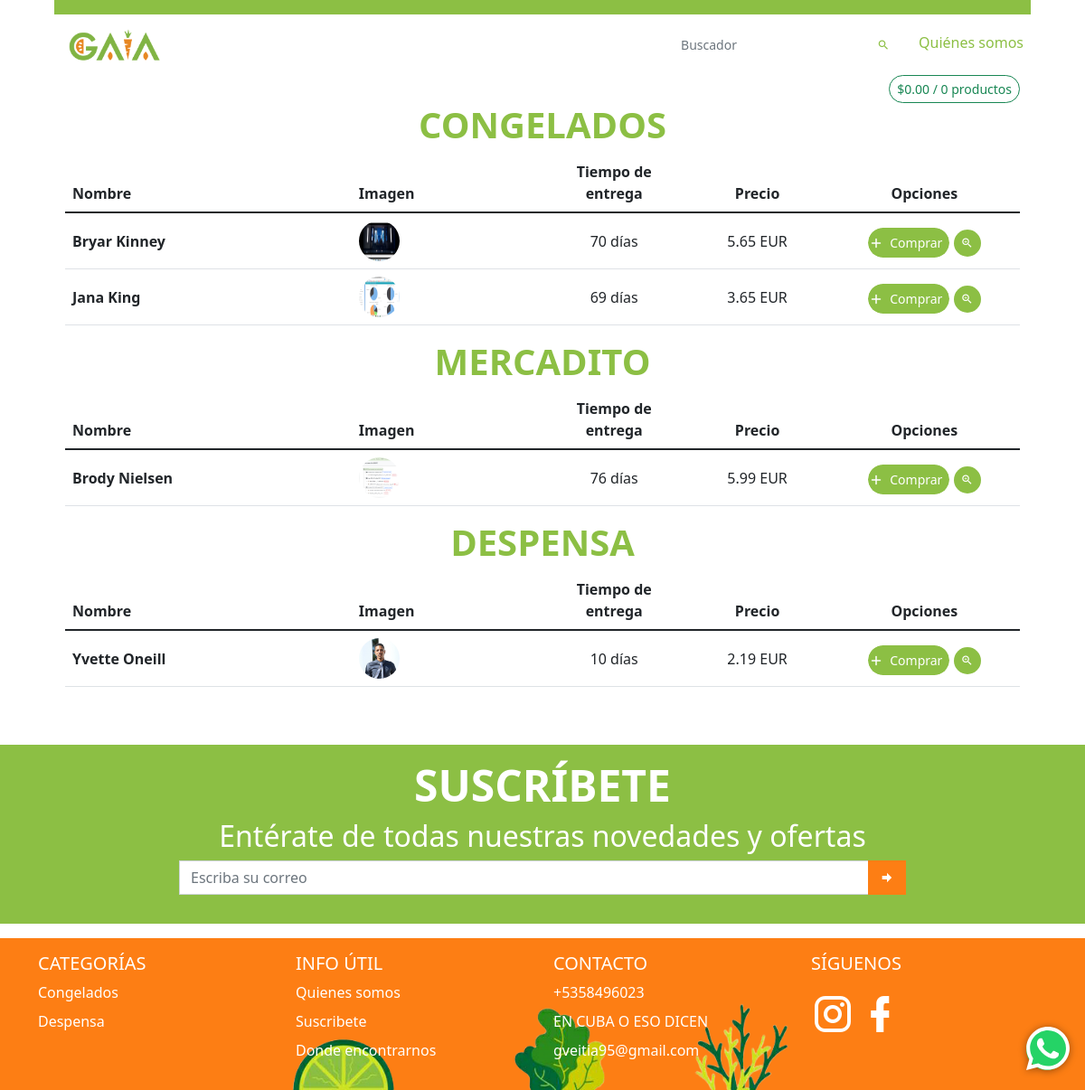
/catalogo/Euro/, run on the app's committed database.
### app_main/models.py (models this page shows, shortened)
class GeneralData(models.Model):
    logo = models.ImageField(upload_to='datos_generales/logo', verbose_name='Logo')
    img_principal = models.ImageField(upload_to='datos_generales/img_principal', verbose_name='Imagen Principal')
    enterprise_name = models.CharField(max_length=100, verbose_name='Nombre de la empresa')
    enterprise_address = models.CharField(max_length=100, verbose_name='Dirección de la empresa', null=True, blank=True)
    taza_cambio = models.FloatField('Taza de cambio', validators=[MinValueValidator(0, 'Debe ser mayor que cero')],
                                    help_text='Valor del Euro en CUP')
    email = models.EmailField('Correo', unique=True,
                              error_messages={'unique': 'Este correo ya existe'})
    phone_number = models.CharField(validators=[phone_regex], max_length=17, unique=True, error_messages={
        'unique': 'Ya este teléfono está registrado'
    }, verbose_name='Celular', null=True, blank=True)
    facebook = models.URLField(verbose_name='Link de Facebook', null=True, blank=True)
    instagram = models.URLField(verbose_name='Link de Instagram', null=True, blank=True)
    def logo_tag(self):
        if self.logo:
            return mark_safe(f'<img src="{self.logo.url}" class="agrandar" width="45" height="45" />')
        return mark_safe(f'<img src="{STATIC_URL}img/empty.png" class="agrandar" width="45" height="45" />')
    logo_tag.short_description = 'Logo'
    def logo_link(self):
        return mark_safe(f'<a href="{self.logo.url}"> {self.logo_tag()}</a>')
    logo_link.short_description = 'Logo'
    def img_principal_tag(self):
        if self.logo:
            return mark_safe(f'<img src="{self.img_principal.url}" class="agrandar" height="45" />')
        return mark_safe(f'<img src="{STATIC_URL}img/empty.png" class="agrandar" width="45" height="45" />')
    img_principal_tag.short_description = 'Img principal'
    def img_principal_link(self):
        return mark_safe(f'<a href="{self.img_principal.url}"> {self.img_principal_tag()}</a>')
    img_principal_link.short_description = 'Img principal'
    class Meta:
        verbose_name = 'Datos Generales'
        verbose_name_plural = verbose_name

class Category(models.Model):
    name = models.CharField(max_length=100, verbose_name='Nombre')
    image = models.ImageField(upload_to='product/img', verbose_name='Imagen Principal', null=True)
    destacado = models.BooleanField('Destacada', default=False)
    class Meta:
        verbose_name = 'Categoría'
        verbose_name_plural = 'Categorías'
        ordering = ('name',)
    def __str__(self):
        return self.name
    @property
    def get_prods_count(self):
        return self.product_set.count() if self.product_set.exists() else 0
    def img_link(self):
        if self.image:
            return mark_safe(
                f'<a href="{self.image.url}"><img src="{self.image.url}" class="agrandar mb-2 mr-2" '
                f'width="40" height="40" /></a>')
        return mark_safe(
            f'<a href="{STATIC_URL}img/empty.png"><img src="{STATIC_URL}img/empty.png" class="agrandar mb-2 mr-2" '
            f'width="40" height="40" /></a>')
    img_link.short_description = 'Imagen'

class Product(models.Model):
    category = models.ForeignKey(Category, on_delete=models.CASCADE, verbose_name='Categoría')
    image = models.ImageField(upload_to='product/img', verbose_name='Imagen Principal', null=True)
    name = models.CharField(max_length=100, verbose_name='Nombre')
    price = models.DecimalField(max_digits=9, verbose_name='Precio', decimal_places=2, help_text='Poner en base a CUP')
    old_price = models.DecimalField(max_digits=9, verbose_name='Precio anterior', decimal_places=2, null=True,
                                    help_text='Este precio debería ser mayor al precio actual', blank=True)
    info = RichTextField(max_length=400, verbose_name='Información', null=True, blank=True)
    about = RichTextField(max_length=400, verbose_name='Sobre el producto', null=True, blank=True)
    is_active = models.BooleanField(default=True, verbose_name='Visible')
    is_important = models.BooleanField(default=True, verbose_name='Destacado')
    stock = models.IntegerField(verbose_name='Cantidad de inventario', default=1)
    date_updated = models.DateTimeField(auto_now=True, null=True, blank=True)
    sales = models.PositiveIntegerField(verbose_name='Ventas', default=0)
    delivery_time = models.PositiveSmallIntegerField('Tiempo de entrega (días)')
    moneda = models.CharField('Moneda', choices=(
        ('CUP', 'CUP'),
        ('Euro', 'Euro'),
        ('Ambas', 'Ambas'),
    ), default='CUP', max_length=200)
    class Meta:
        verbose_name = 'Producto'
        verbose_name_plural = 'Productos'
        ordering = ('category',)
    def info_tag(self):
        return mark_safe(self.info)
    def get_image(self):
        if self.image:
            return self.image.url
        return f'{STATIC_URL}img/empty.png'
    def img_link(self):
        if self.image:
            return mark_safe(
                f'<a href="{self.image.url}"><img src="{self.image.url}" class="agrandar mb-2 mr-2" '
                f'width="50" height="50" /></a>')
        return mark_safe(
            f'<a href="{STATIC_URL}img/empty.png"><img src="{STATIC_URL}img/empty.png" class="agrandar mb-2 mr-2" '
            f'width="50" height="50" /></a>')
    def has_old_price(self):
        return mark_safe(f'<img src="{STATIC_URL}admin/img/icon-yes.svg" alt="True">') if self.old_price else mark_safe(
            f'<img src="{STATIC_URL}admin/img/icon-no.svg" alt="False">')
    has_old_price.short_description = 'Tiene descuento'
    img_link.short_description = 'Vista previa'
    info_tag.short_description = 'Información'

class InfoUtil(models.Model):
    title = models.CharField('Título', max_length=100, null=True, blank=True)
    text = RichTextField("Contenido", null=True, blank=True)
    class Meta:
        verbose_name = 'Información útil'
        verbose_name_plural = 'Informaciones útiles'
    def text_tag(self):
        return mark_safe(self.text)
    text_tag.short_description = 'Texto'

### app_main/views.py (the view)
# urls.py: path('catalogo/Euro/', CatalogoEuroView.as_view(), name='catalogo-euro'),
class CatalogoEuroView(StartPageEuro):
    template_name = 'catalogo_euro.html'
    def get_context_data(self, *, object_list=None, **kwargs):
        context = super().get_context_data()
        context['title'] = 'Catálogo | Productos CUP'
        context['tipo_moneda'] = 'EUR'
        context['is_euro'] = True
        return context

### app_cart/cart.py (called while the page is built)
    def all(self, ):
        return list(self.session[settings.CART_SESSION_ID].values())

### app_cart/templatetags/cart_tag.py (called while the page is built)
@register.filter()
def dividir(value, arg):
    return float(value) / float(arg)

### app_main/views.py (called while the page is built)
    def get_queryset(self):
        qs = super().get_queryset()
        if self.request.GET.get('search'):
            qs = qs.filter(name__icontains=self.request.GET.get('search'))
            self.request.session['search'] = self.request.GET.get('search')
            self.request.session['active'] = '2'
        elif 'search' in self.request.session:
            del self.request.session['search']
            del self.request.session['active']
        self.request.session['index_url'] = str(reverse_lazy('index-cup'))
        return qs

    def dispatch(self, request, *args, **kwargs):
        return super().dispatch(request, *args, **kwargs)

### app_main/templates/catalogo_euro.html (shortened to what this page needs)
{% extends 'startpage.html' %}
{% load static %}
{% block navbar %}
    <nav class="navbar bg-semi-success"></nav>
    <nav class="navbar bg-white navbar-expand-sm">
        <ul class="navbar-nav">
            <li class="nav-item">
                <div class="nav-link">
                    <a href="{{ index_url }}"><img
                            src="{% if business.img_principal %} {{ business.img_principal.url }} {% else %} {% static logo %} {% endif %}"
                            class="ps-2" alt="gaia" height="35"></a>
                </div>
            </li>
        </ul>
        <ul class="navbar-nav ms-auto ">
            <li class="nav-item">
                <div class="nav-link">
                    <form action="">
                        <div class="input-group input-group-sm pe-2">
                            <input type="search" class="form-control border-0 ps-0 rounded-0"
                                   placeholder="Buscador" value="{{ search }}"
                                   aria-label="Example text with button addon"
                                   aria-describedby="button-addon1" name="search">
                            <button class="btn border-0" type="submit" id="button-addon1"><i
                                    class="mdi mdi-magnify text-semi-success"></i></button>
                        </div>
                    </form>
                </div>
            </li>
            <li class="nav-item">
                <a class="nav-link text-semi-success pe-2 text-end {% if active == 'project' %} active {% endif %}"
                   href="{% url 'info' %}">Quiénes somos</a>
            </li>
        </ul>
    </nav>
{% endblock %}
{% block content %}
    <div class="text-end">
        <button class="btn btn-outline-success btn-sm rounded-pill" type="button"
                data-bs-toggle="offcanvas"
                data-bs-target="#offcanvasRight" aria-controls="offcanvasRight" id="botoncito-verde">
            $0.00
            / {{ products_in_cart|length }} productos
        </button>
    </div>
    {% include 'table_products_euro.html' %}
{% endblock %}

### templates/table_products_euro.html (shortened to what this page needs)
{% load cart_tag %}
{% for category in all_categories %}
    <div class="table-responsive">
        <h1 class="text-center text-semi-success text-uppercase display-6 fw-bold user-select-none"
            id="category{{ category.id }}">{{ category }}</h1>
        <table class="table table-hover">
            <thead>
            <tr>
                <th scope="col">Nombre</th>
                <th scope="col">Imagen</th>
                <th class="text-center" scope="col">Tiempo de entrega</th>
                <th class="text-center" scope="col">Precio</th>
                <th class="text-center" scope="col">Opciones</th>
            </tr>
            </thead>
            <tbody class="table-group-divider">
            {% for product in object_list %}
                {% if product.category == category %}
                    <tr class="" style="vertical-align: middle">
                        <th scope="row" style="width: 30%">{{ product.name }}</th>
                        <td style="width: 20%"><img src="{{ product.get_image }}" alt="image" height="45" width="45"
                                                    class="rounded-pill">
                        </td>
                        <td class="text-center " style="width: 15%">{{ product.delivery_time }} días</td>
                        <td class="text-center"
                            style="width: 15%">{{ product.price |dividir:business.taza_cambio | floatformat:2 }} {{ tipo_moneda }}</td>
                        <td class="text-center" style="width: 20%">
                            <Button Class="Button add_to_cart mt-1 btn-success btn btn-success" name="{{ product.id }}">
                                <Span>Comprar</Span>
                            </Button>
                            <button type="button"
                                    class="btn btn-success mt-1 border-0 bg-semi-success btn-sm rounded-pill btn-table-ver"
                                    data-bs-toggle="modal" data-bs-target="#product_modal" name="{{ product.id }}">
                                <i class="mdi mdi-magnify-plus-outline"></i>
                            </button>
                        </td>
                    </tr>
                {% endif %}
            {% endfor %}
            </tbody>
        </table>
    </div>
{% endfor %}

### templates/footer.html (shortened to what this page needs)
{% load static %}
<footer class="bd-footer mt-5 bg-semi-success">
    <div class="mx-auto py-3 w-75 px-md-5 px-0">
        <h1 class="text-center text-white text-uppercase display-5 fw-bold user-select-none">suscríbete</h1>
        <h2 class="text-white text-center ">Entérate de todas nuestras novedades y ofertas</h2>
        <form action="" method="post" id="suscriptor-form">
            <div class="input-group mb-3">
                <input type="email" name="email" class="form-control rounded-0" placeholder="Escriba su correo"
                       aria-label="Recipient's username" required aria-describedby="button-addon2"
                       id="suscriptor-email">
                <button class="btn bg-orange rounded-0" type="submit" id="button-addon2"><i
                        class="mdi mdi-arrow-right-bold"></i>
                </button>
            </div>
        </form>
    </div>
</footer>
<footer class="bd-footer mt-3 bg-orange footer-2">
    <div class="container pt-3">
        <div class="row">
            <div class="col-6 col-md-3  mb-3">
                <h5>CATEGORÍAS</h5>
                <ul class="list-unstyled">
                    {% for category in categories %}
                        <li class="mb-2"><a href="{{ catalogo_url }}#category{{ category.id }}" class="text-decoration-none text-white">{{ category.name }}</a>
                        </li>
                    {% endfor %}
                </ul>
            </div>
            <div class="col-6 col-md-3  mb-3">
                <h5>INFO ÚTIL</h5>
                <ul class="list-unstyled">
                    {% for info in infoUtil_list %}
                        <li class="mb-2"><a href="{% url 'info' %}#{{ info.id }}" class="text-decoration-none text-white">{{ info.title }}</a></li>
                    {% endfor %}
                </ul>
            </div>
            <div class="col-6 col-md-3  mb-3">
                <h5>CONTACTO</h5>
                <ul class="list-unstyled">
                    <li class="mb-2"><a href="#" class="text-decoration-none text-white">{{ business.phone_number }}</a>
                    </li>
                    <li class="mb-2"><a href="#"
                                        class="text-decoration-none text-white">{{ business.enterprise_address }}</a>
                    </li>
                    <li class="mb-2"><a href="#" class="text-decoration-none text-white">{{ business.email }}</a></li>
                </ul>
            </div>
            <div class="col-6 col-md-3  mb-3">
                <h5>SÍGUENOS</h5>
                <div>
                    <a href="{{ business.instagram }}"><i class="mdi mdi-instagram mdi-48px text-white"></i></a>
                    <a href="{{ business.facebook }}"><i class="mdi mdi-facebook mdi-48px text-white"></i></a>
                </div>
            </div>
        </div>
    </div>
</footer>

### static/css/custom_styles.css (style rules this page uses)
.bg-semi-success { background-color: #8cbf44; }
.text-semi-success { color: #8cbf44; }
.bg-orange { background-color: #fd7e14 !important; border-color: #fd7e14; color: #fff }
.footer-2 { background-image: url("/static/img/footer2.png"); background-size: contain !important; background-position: bottom !important; background-repeat: no-repeat !important; }

### data on the page
GeneralData: img_principal (picture), phone_number "+5358496023", enterprise_address "EN CUBA O ESO DICEN", email "gveitia95@gmail.com"
Category: name "CONGELADOS", name "Congelados"
Product: name "Bryar Kinney", get_image (picture), delivery_time "70", price|dividir "5.65", tipo_moneda "EUR"
Product: name "Jana King", get_image (picture), delivery_time "69", price|dividir "3.65", tipo_moneda "EUR"
Category: name "MERCADITO"
Product: name "Brody Nielsen", get_image (picture), delivery_time "76", price|dividir "5.99", tipo_moneda "EUR"
Category: name "DESPENSA", name "Despensa"
Product: name "Yvette Oneill", get_image (picture), delivery_time "10", price|dividir "2.19", tipo_moneda "EUR"
InfoUtil: title "Quienes somos"
InfoUtil: title "Suscribete"
InfoUtil: title "Donde encontrarnos"

### other printed values
{{ products_in_cart|length }} "0"
